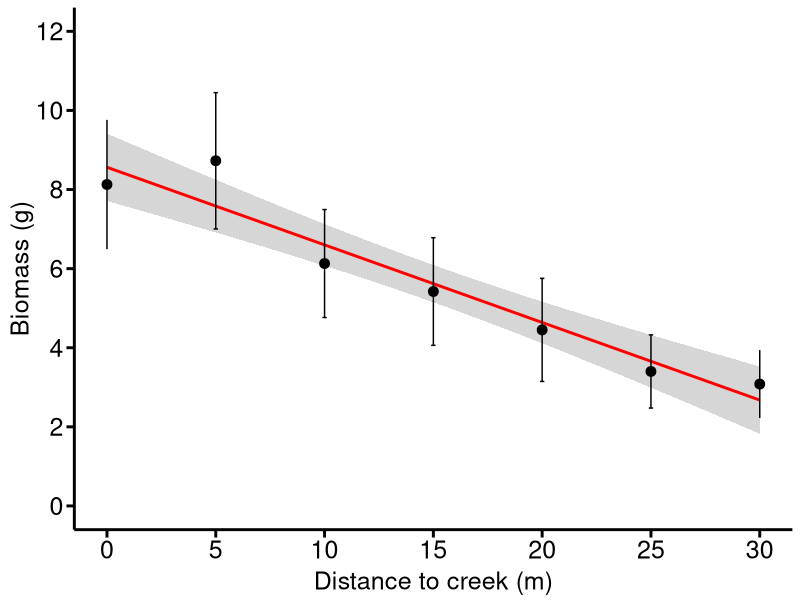
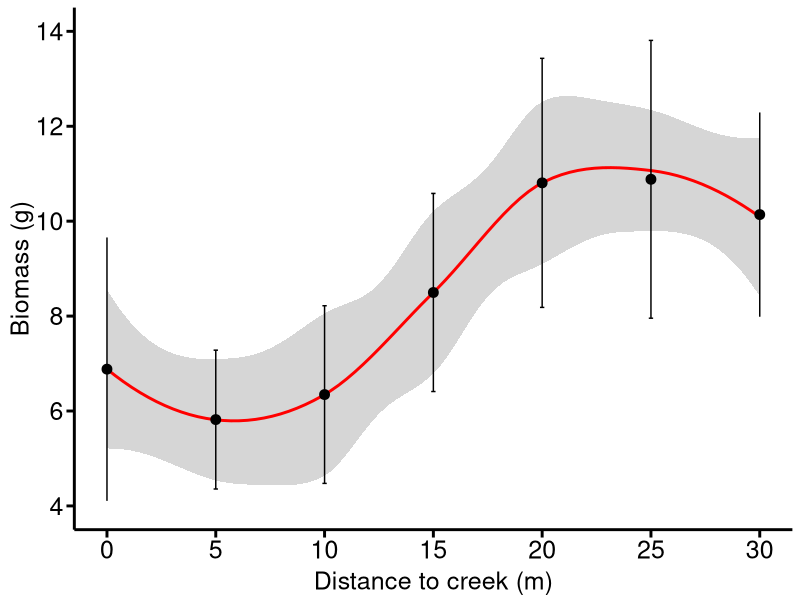
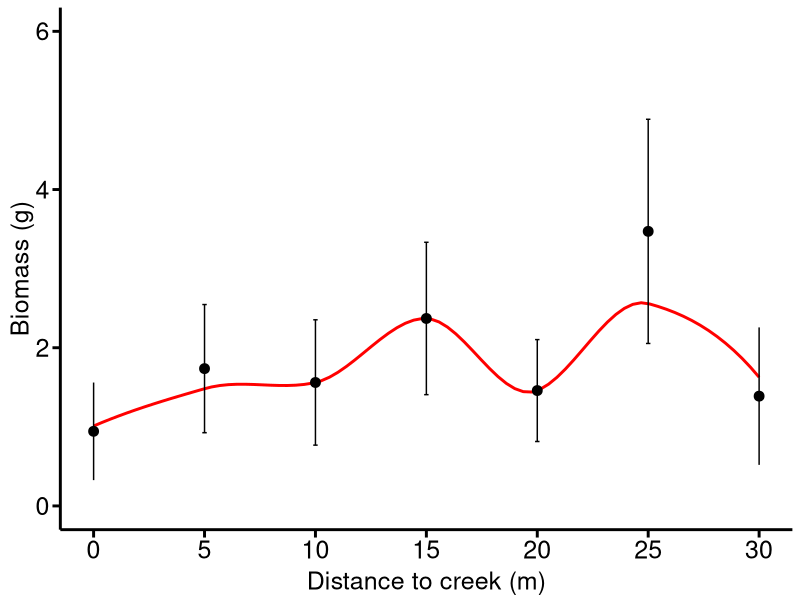
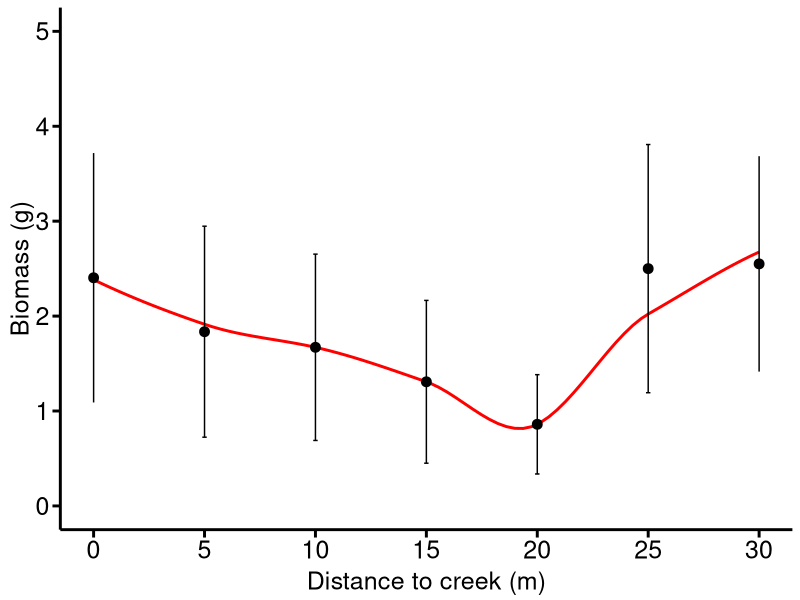
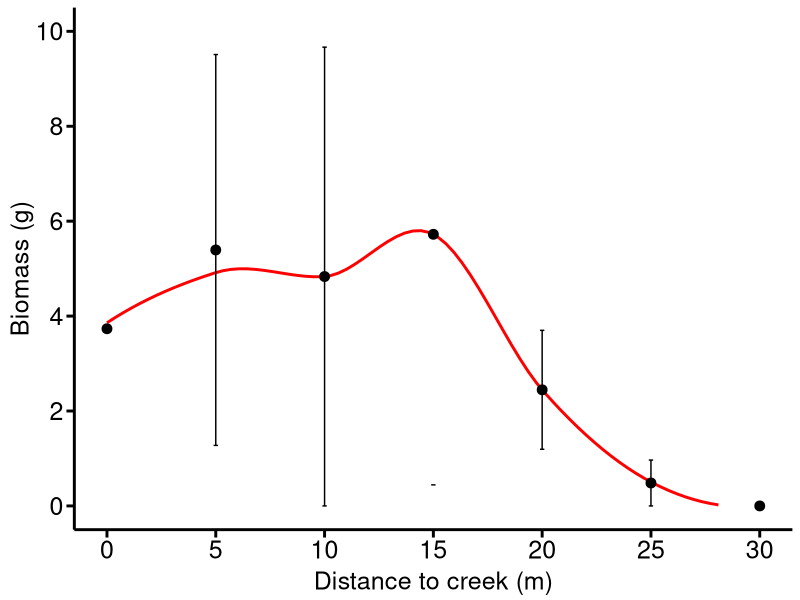

The R source for these figures, in order:
rm(list=ls())
# 加载ggplot2包
library(ggplot2)
library(dplyr)

cbPalette = c("#F8766D", "#00BA38", "#619CFF", "#F564E3","#B79F00", "#00BFC4")
textcol = cbPalette
shape_values = c(15:20)
alphadegree = 0.2
FS = 18
pic_height = 4
pic_width = 5

mytheme = theme(
  legend.position = c(0.8, 0.25),       # 将图例放在右上角内侧
  legend.title = element_text(size = FS),    # 设置图例标题字体大小
  legend.text = element_text(size = FS-2),
  panel.grid.major=element_line(colour=NA),
  panel.grid.minor = element_blank(),
  panel.background = element_blank(),
  axis.line = element_line(size = 1),    # 修改x轴和y轴的线条粗细
  axis.ticks = element_line(size = 1),   # 修改刻度线的粗细
  axis.ticks.length = unit(0.20, "cm"),
  # axis.ticks.x = element_blank(),  # 移除x轴刻度线
  # axis.ticks.y = element_blank(),   # 移除y轴刻度线
  axis.title.x = element_text(size = FS,vjust = 0.5),
  axis.title.y = element_text(size = FS,vjust = 0.5),
  axis.text.x = element_text(size = FS,color='black'),
  axis.text.y = element_text(size = FS,color='black'),
  strip.text.x = element_text(size = FS,face="bold"),
  strip.text.y = element_text(size = FS,face="bold")
)

# 读取数据
data = read.csv("../Data/PlantData/newdat.csv")
StatisticResult = c()
Species = unique(data$Species)
data_ST = data[data$Species == Species[1],] #130
# data_CS = data[data$Species == "CS",] #74
# data_CD = data[data$Species == "CD",] #35
# data_SM = data[data$Species == "SM",] #34
# data_IC = data[data$Species == "IC",] #9
summary_data <- data_ST %>%
  group_by(xDistance) %>%
  summarise(
    mean = mean(Biomass, na.rm = TRUE),
    se = sd(Biomass, na.rm = TRUE) / sqrt(n())
  )
# Linear fit
fit = lm(mean ~ xDistance, data = summary_data)
a = summary(fit)
RSquared = a$r.squared
Pvalue = 1- pf(a$fstatistic[1], a$fstatistic[2], a$fstatistic[3])
SR = cbind(Species[1],RSquared, Pvalue)
StatisticResult = rbind(StatisticResult,SR)

# Plot
p <- ggplot(summary_data, aes(x = xDistance, y = mean)) +
  geom_smooth(method = "glm", col = "red", se = TRUE) +
  geom_point(data = summary_data, aes(x = xDistance, y = mean), size = 3) +
  geom_errorbar(data = summary_data, aes(x = xDistance, ymin = mean - se, ymax = mean + se), width = 0.2) +
  labs(x = "Distance to creek (m)",
       y = "Biomass (g)") +
  # annotate("text", x = 12.5, y = 12, label = "Scirpus triqueter", fontface = "italic", size = 6, hjust = 0 ) +
  # annotate("text", x = 22.5, y = 10, label= expression(italic(paste("P<0.001, ",R^2, " = 0.93"))), size = 6 ) +
  scale_x_continuous(breaks=seq(0, 30, by=5), limits=c(0, 30)) +
  scale_y_continuous(breaks=seq(0, 12, by=2), limits=c(0, 12)) +  
  theme_minimal() +
  mytheme
p
file_name = paste("Biomass-Dis2creek_", Species[1], ".pdf", sep = "")
ggsave(p, filename = file_name, width=5, height=4) # 可以指定大小，如宽为12cm，高为10cm，需要指定保存路径


#################
# data_ST = data[data$Species == "ST",] #130
data_CS = data[data$Species == "CS",] #74
# data_CD = data[data$Species == "CD",] #35
# data_SM = data[data$Species == "SM",] #34
# data_IC = data[data$Species == "IC",] #9
summary_data <- data_CS %>%
  group_by(xDistance) %>%
  summarise(
    mean = mean(Biomass, na.rm = TRUE),
    se = sd(Biomass, na.rm = TRUE) / sqrt(n())
  )
# Linear fit
fit = lm(mean ~ xDistance, data = summary_data)
a = summary(fit)
RSquared = a$r.squared
Pvalue = 1- pf(a$fstatistic[1], a$fstatistic[2], a$fstatistic[3])
SR = cbind(Species[2],RSquared, Pvalue)
StatisticResult = rbind(StatisticResult,SR)
# Plot
p_CS <- ggplot(summary_data, aes(x = xDistance, y = mean)) +
  geom_smooth(method = "loess",col = "red", se = TRUE) +
  geom_point(data = summary_data, aes(x = xDistance, y = mean), size = 3) +
  geom_errorbar(data = summary_data, aes(x = xDistance, ymin = mean - se, ymax = mean + se), width = 0.2) +
  labs(x = "Distance to creek (m)",
       y = "Biomass (g)") +
  # annotate("text", x = 12.5, y = 14, label = "Carex scabrifolia", fontface = "italic", size = 6, hjust = 0) +
  theme_bw() +
  scale_x_continuous(breaks=seq(0, 30, by=5), limits=c (0, 30)) +
  scale_y_continuous(breaks=seq(4, 14, by = 2), limits=c(4, 14)) +
  theme_minimal() +
  mytheme
p_CS
ggsave(p_CS, file='Biomass-Dis2creek_CS.pdf', width=5, height=4) # 可以指定大小，如宽为12cm，高为10cm，需要指定保存路径

#################
# data_ST = data[data$Species == "ST",] #130
# data_CS = data[data$Species == "CS",] #74
data_CD = data[data$Species == "CD",] #35
# data_SM = data[data$Species == "SM",] #34
# data_IC = data[data$Species == "IC",] #9
summary_data <- data_CD %>%
  group_by(xDistance) %>%
  summarise(
    mean = mean(Biomass, na.rm = TRUE),
    se = sd(Biomass, na.rm = TRUE) / sqrt(n())
  )
# Linear fit
fit = lm(mean ~ xDistance, data = summary_data)
a = summary(fit)
RSquared = a$r.squared
Pvalue = 1- pf(a$fstatistic[1], a$fstatistic[2], a$fstatistic[3])
SR = cbind(Species[3],RSquared, Pvalue)
StatisticResult = rbind(StatisticResult,SR)
# Plot
p_CD <- ggplot(summary_data, aes(x = xDistance, y = mean)) +
  geom_smooth(method = "loess", col = 'red', se = TRUE) +
  geom_point(data = summary_data, aes(x = xDistance, y = mean), size = 3) +
  geom_errorbar(data = summary_data, aes(x = xDistance, ymin = mean - se, ymax = mean + se), width = 0.2) +
  labs(x = "Distance to creek (m)",
       y = "Biomass (g)") +
  # annotate("text", x = 12.5, y = 6.0, label = "Juncellus serotinus", fontface = "italic", size = 6, hjust = 0 ) +
  scale_x_continuous(breaks=seq(0, 30, by=5), limits=c (0, 30)) +
  scale_y_continuous(breaks=seq(0, 6, by=2), limits=c(0, 6)) +
  theme_minimal() +
  mytheme
p_CD
ggsave(p_CD, file='Biomass-Dis2creek_CD.pdf', width=5, height=4) # 可以指定大小，如宽为12cm，高为10cm，需要指定保存路径

#################
# data_ST = data[data$Species == "ST",] #130
# data_CS = data[data$Species == "CS",] #74
# data_CD = data[data$Species == "CD",] #35
data_SM = data[data$Species == "SM",] #34
# data_IC = data[data$Species == "IC",] #9
summary_data <- data_SM %>%
  group_by(xDistance) %>%
  summarise(
    mean = mean(Biomass, na.rm = TRUE),
    se = sd(Biomass, na.rm = TRUE) / sqrt(n())
  )
# Linear fit
fit = lm(mean ~ xDistance, data = summary_data)
a = summary(fit)
RSquared = a$r.squared
Pvalue = 1- pf(a$fstatistic[1], a$fstatistic[2], a$fstatistic[3])
SR = cbind(Species[4],RSquared, Pvalue)
StatisticResult = rbind(StatisticResult,SR)
# Plot
p_SM <- ggplot(summary_data, aes(x = xDistance, y = mean)) +
  geom_smooth(method = "loess", col = 'red', se = TRUE) +
  geom_point(data = summary_data, aes(x = xDistance, y = mean), size = 3) +
  geom_errorbar(data = summary_data, aes(x = xDistance, ymin = mean - se, ymax = mean + se), width = 0.2) +
  labs(x = "Distance to creek (m)",
       y = "Biomass (g)") +
  # annotate("text", x = 12.5, y = 5, label = "Scirpus mariqueter", fontface = "italic", size = 6, hjust = 0 ) +
  theme_bw() +
  # scale_x_continuous(breaks=seq(0, 30, by=5), limits=c(0, 30), expand = c(0, 0)) +
  scale_x_continuous(breaks=seq(0, 30, by=5), limits=c (0, 30)) +
  scale_y_continuous(breaks=seq(0, 5, by=1), limits=c(0, 5)) +
  theme_minimal() +
  mytheme
p_SM
ggsave(p_SM, file='Biomass-Dis2creek_SM.pdf', width=5, height=4) # 可以指定大小，如宽为12cm，高为10cm，需要指定保存路径

#################
# data_ST = data[data$Species == "ST",] #130
# data_CS = data[data$Species == "CS",] #74
# data_CD = data[data$Species == "CD",] #35
# data_SM = data[data$Species == "SM",] #34
data_IC = data[data$Species == "IC",] #9
summary_data <- data_IC %>%
  group_by(xDistance) %>%
  summarise(
    mean = mean(Biomass, na.rm = TRUE),
    se = sd(Biomass, na.rm = TRUE) / sqrt(n())
  )
# Linear fit
fit = lm(mean ~ xDistance, data = summary_data)
a = summary(fit)
RSquared = a$r.squared
Pvalue = 1- pf(a$fstatistic[1], a$fstatistic[2], a$fstatistic[3])
SR = cbind(Species[5],RSquared, Pvalue)
StatisticResult = rbind(StatisticResult,SR)
# Plot
p_IC <- ggplot(summary_data, aes(x = xDistance, y = mean)) +
  geom_smooth(method = "loess", col = 'red', se = FALSE) +
  geom_point(data = summary_data, aes(x = xDistance, y = mean), size = 3) +
  geom_errorbar(data = summary_data, aes(x = xDistance, ymin = mean - se, ymax = mean + se), width = 0.2) +
  labs(x = "Distance to creek (m)",
       y = "Biomass (g)") +
  # annotate("text", x = 12.5, y = 10, label = "Imperata cylindrica", fontface = "italic", size = 6, hjust = 0 ) +
  theme_bw() +
  scale_x_continuous(breaks=seq(0, 30, by=5), limits=c (0, 30)) +
  scale_y_continuous(breaks=seq(0, 10, by=2), limits=c(0, 10)) +
  theme_minimal() +
  mytheme
p_IC
ggsave(p_IC, file='Biomass-Dis2creek_IC.pdf', width=5, height=4) # 可以指定大小，如宽为12cm，高为10cm，需要指定保存路径

write.csv(StatisticResult, file = 'Biomass-xDistance.csv', row.names = TRUE)
